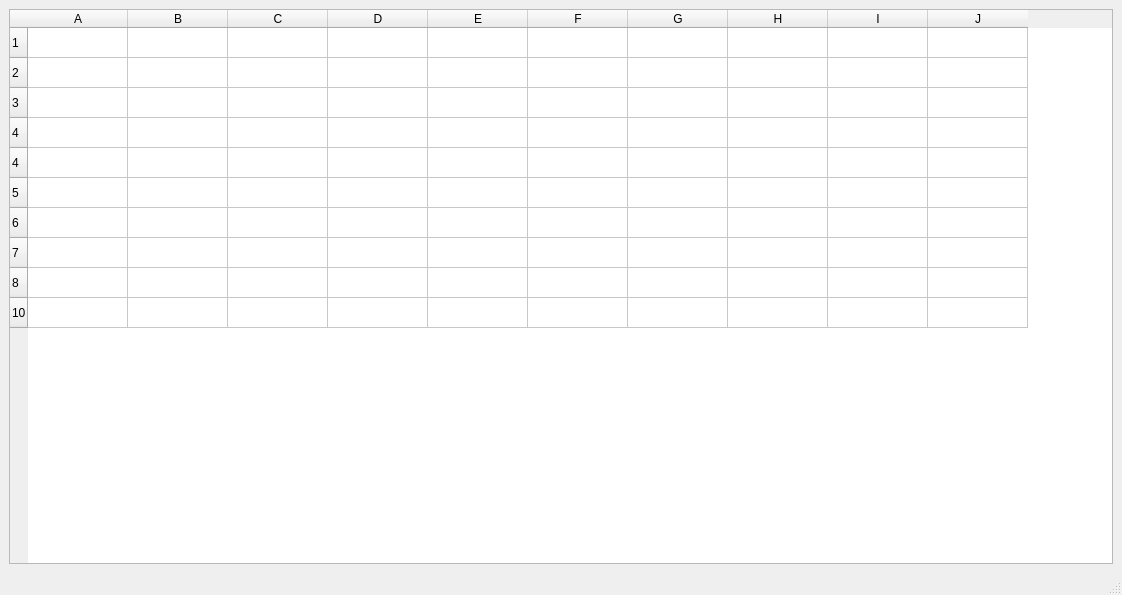
<?xml version="1.0" encoding="UTF-8"?>
<ui version="4.0">
 <class>MainWindow</class>
 <widget class="QMainWindow" name="MainWindow">
  <property name="geometry">
   <rect>
    <x>0</x>
    <y>0</y>
    <width>1122</width>
    <height>595</height>
   </rect>
  </property>
  <property name="windowTitle">
   <string>MainWindow</string>
  </property>
  <widget class="QWidget" name="centralwidget">
   <layout class="QHBoxLayout" name="horizontalLayout">
    <item>
     <widget class="QTableWidget" name="tableWidget">
      <row>
       <property name="text">
        <string>1</string>
       </property>
      </row>
      <row>
       <property name="text">
        <string>2</string>
       </property>
      </row>
      <row>
       <property name="text">
        <string>3</string>
       </property>
      </row>
      <row>
       <property name="text">
        <string>4</string>
       </property>
      </row>
      <row>
       <property name="text">
        <string>4</string>
       </property>
      </row>
      <row>
       <property name="text">
        <string>5</string>
       </property>
      </row>
      <row>
       <property name="text">
        <string>6</string>
       </property>
      </row>
      <row>
       <property name="text">
        <string>7</string>
       </property>
      </row>
      <row>
       <property name="text">
        <string>8</string>
       </property>
      </row>
      <row>
       <property name="text">
        <string>10</string>
       </property>
      </row>
      <column>
       <property name="text">
        <string>A</string>
       </property>
      </column>
      <column>
       <property name="text">
        <string>B</string>
       </property>
      </column>
      <column>
       <property name="text">
        <string>C</string>
       </property>
      </column>
      <column>
       <property name="text">
        <string>D</string>
       </property>
      </column>
      <column>
       <property name="text">
        <string>E</string>
       </property>
      </column>
      <column>
       <property name="text">
        <string>F</string>
       </property>
      </column>
      <column>
       <property name="text">
        <string>G</string>
       </property>
      </column>
      <column>
       <property name="text">
        <string>H</string>
       </property>
      </column>
      <column>
       <property name="text">
        <string>I</string>
       </property>
      </column>
      <column>
       <property name="text">
        <string>J</string>
       </property>
      </column>
     </widget>
    </item>
   </layout>
  </widget>
  <widget class="QMenuBar" name="menubar">
   <property name="geometry">
    <rect>
     <x>0</x>
     <y>0</y>
     <width>1122</width>
     <height>22</height>
    </rect>
   </property>
  </widget>
  <widget class="QStatusBar" name="statusbar"/>
 </widget>
 <resources/>
 <connections/>
</ui>
